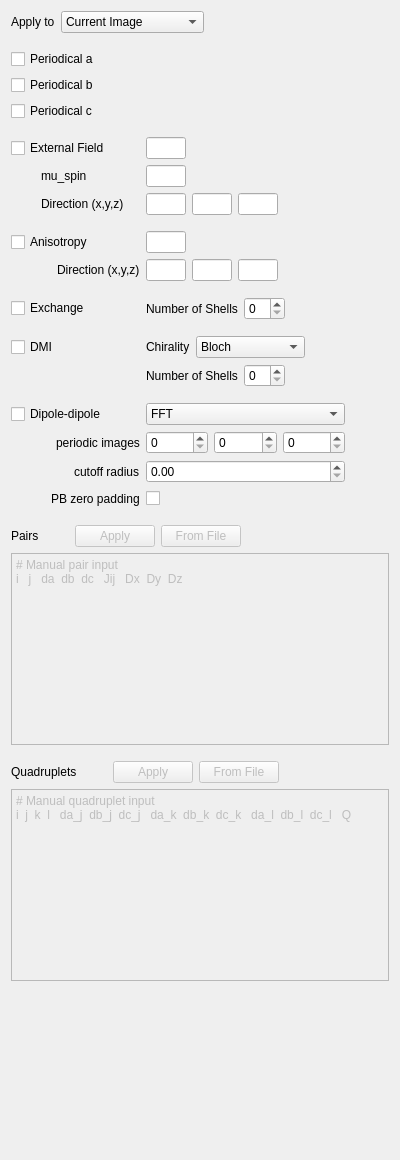
<?xml version="1.0" encoding="UTF-8"?>
<ui version="4.0">
 <class>HamiltonianHeisenbergWidget</class>
 <widget class="QWidget" name="HamiltonianHeisenbergWidget">
  <property name="geometry">
   <rect>
    <x>0</x>
    <y>0</y>
    <width>400</width>
    <height>1160</height>
   </rect>
  </property>
  <property name="windowTitle">
   <string>Form</string>
  </property>
  <layout class="QGridLayout" name="gridLayout">
   <item row="9" column="2">
    <widget class="QScrollArea" name="scrollArea_5">
     <property name="frameShape">
      <enum>QFrame::NoFrame</enum>
     </property>
     <property name="widgetResizable">
      <bool>true</bool>
     </property>
     <widget class="QWidget" name="scrollAreaWidgetContents_4">
      <property name="geometry">
       <rect>
        <x>0</x>
        <y>0</y>
        <width>376</width>
        <height>1136</height>
       </rect>
      </property>
      <layout class="QGridLayout" name="gridLayout_29">
       <property name="leftMargin">
        <number>0</number>
       </property>
       <property name="topMargin">
        <number>0</number>
       </property>
       <property name="rightMargin">
        <number>0</number>
       </property>
       <property name="bottomMargin">
        <number>0</number>
       </property>
       <item row="14" column="0">
        <layout class="QGridLayout" name="gridLayout_2">
         <item row="17" column="1">
          <layout class="QGridLayout" name="gridLayout_dmi">
           <item row="0" column="2">
            <spacer name="horizontalSpacer_6">
             <property name="orientation">
              <enum>Qt::Horizontal</enum>
             </property>
             <property name="sizeHint" stdset="0">
              <size>
               <width>40</width>
               <height>20</height>
              </size>
             </property>
            </spacer>
           </item>
           <item row="0" column="0">
            <widget class="QLabel" name="label_4">
             <property name="text">
              <string>Number of Shells</string>
             </property>
            </widget>
           </item>
           <item row="0" column="1">
            <widget class="QSpinBox" name="spinBox_nshells_dmi"/>
           </item>
          </layout>
         </item>
         <item row="15" column="1">
          <layout class="QGridLayout" name="gridLayout_5">
           <item row="0" column="1">
            <widget class="QComboBox" name="comboBox_dmi_chirality">
             <property name="maximumSize">
              <size>
               <width>120</width>
               <height>16777215</height>
              </size>
             </property>
             <item>
              <property name="text">
               <string>Bloch</string>
              </property>
             </item>
             <item>
              <property name="text">
               <string>Reverse Bloch</string>
              </property>
             </item>
             <item>
              <property name="text">
               <string>Neel</string>
              </property>
             </item>
             <item>
              <property name="text">
               <string>Reverse Neel</string>
              </property>
             </item>
            </widget>
           </item>
           <item row="0" column="0">
            <widget class="QLabel" name="label_5">
             <property name="maximumSize">
              <size>
               <width>55</width>
               <height>16777215</height>
              </size>
             </property>
             <property name="text">
              <string>Chirality</string>
             </property>
            </widget>
           </item>
           <item row="0" column="2">
            <spacer name="horizontalSpacer_7">
             <property name="orientation">
              <enum>Qt::Horizontal</enum>
             </property>
             <property name="sizeHint" stdset="0">
              <size>
               <width>40</width>
               <height>20</height>
              </size>
             </property>
            </spacer>
           </item>
          </layout>
         </item>
         <item row="10" column="0">
          <widget class="QCheckBox" name="checkBox_ani_aniso">
           <property name="text">
            <string>Anisotropy</string>
           </property>
          </widget>
         </item>
         <item row="13" column="1">
          <layout class="QGridLayout" name="gridLayout_exchange">
           <item row="0" column="1">
            <widget class="QSpinBox" name="spinBox_nshells_exchange"/>
           </item>
           <item row="0" column="2">
            <spacer name="horizontalSpacer_5">
             <property name="orientation">
              <enum>Qt::Horizontal</enum>
             </property>
             <property name="sizeHint" stdset="0">
              <size>
               <width>40</width>
               <height>20</height>
              </size>
             </property>
            </spacer>
           </item>
           <item row="0" column="0">
            <widget class="QLabel" name="label_3">
             <property name="text">
              <string>Number of Shells</string>
             </property>
            </widget>
           </item>
          </layout>
         </item>
         <item row="11" column="0">
          <layout class="QGridLayout" name="gridLayout_46">
           <item row="0" column="1">
            <widget class="QLabel" name="label_21">
             <property name="text">
              <string>Direction (x,y,z)</string>
             </property>
            </widget>
           </item>
           <item row="0" column="0">
            <spacer name="horizontalSpacer_36">
             <property name="orientation">
              <enum>Qt::Horizontal</enum>
             </property>
             <property name="sizeHint" stdset="0">
              <size>
               <width>30</width>
               <height>20</height>
              </size>
             </property>
            </spacer>
           </item>
          </layout>
         </item>
         <item row="12" column="1">
          <spacer name="verticalSpacer_6">
           <property name="orientation">
            <enum>Qt::Vertical</enum>
           </property>
           <property name="sizeType">
            <enum>QSizePolicy::Fixed</enum>
           </property>
           <property name="sizeHint" stdset="0">
            <size>
             <width>20</width>
             <height>10</height>
            </size>
           </property>
          </spacer>
         </item>
         <item row="9" column="1">
          <spacer name="verticalSpacer_5">
           <property name="orientation">
            <enum>Qt::Vertical</enum>
           </property>
           <property name="sizeType">
            <enum>QSizePolicy::Fixed</enum>
           </property>
           <property name="sizeHint" stdset="0">
            <size>
             <width>20</width>
             <height>10</height>
            </size>
           </property>
          </spacer>
         </item>
         <item row="7" column="0">
          <widget class="QCheckBox" name="checkBox_extH_aniso">
           <property name="text">
            <string>External Field</string>
           </property>
           <property name="checked">
            <bool>false</bool>
           </property>
           <property name="tristate">
            <bool>false</bool>
           </property>
          </widget>
         </item>
         <item row="7" column="2">
          <spacer name="horizontalSpacer_31">
           <property name="orientation">
            <enum>Qt::Horizontal</enum>
           </property>
           <property name="sizeHint" stdset="0">
            <size>
             <width>40</width>
             <height>20</height>
            </size>
           </property>
          </spacer>
         </item>
         <item row="15" column="0">
          <widget class="QCheckBox" name="checkBox_dmi">
           <property name="text">
            <string>DMI</string>
           </property>
          </widget>
         </item>
         <item row="1" column="0">
          <widget class="QCheckBox" name="checkBox_aniso_periodical_a">
           <property name="text">
            <string>Periodical a</string>
           </property>
          </widget>
         </item>
         <item row="11" column="1">
          <layout class="QGridLayout" name="gridLayout_47">
           <item row="0" column="0">
            <widget class="QLineEdit" name="lineEdit_anix_aniso">
             <property name="maximumSize">
              <size>
               <width>40</width>
               <height>16777215</height>
              </size>
             </property>
            </widget>
           </item>
           <item row="0" column="1">
            <widget class="QLineEdit" name="lineEdit_aniy_aniso">
             <property name="maximumSize">
              <size>
               <width>40</width>
               <height>16777215</height>
              </size>
             </property>
            </widget>
           </item>
           <item row="0" column="2">
            <widget class="QLineEdit" name="lineEdit_aniz_aniso">
             <property name="maximumSize">
              <size>
               <width>40</width>
               <height>16777215</height>
              </size>
             </property>
            </widget>
           </item>
           <item row="0" column="3">
            <spacer name="horizontalSpacer_35">
             <property name="orientation">
              <enum>Qt::Horizontal</enum>
             </property>
             <property name="sizeHint" stdset="0">
              <size>
               <width>40</width>
               <height>20</height>
              </size>
             </property>
            </spacer>
           </item>
          </layout>
         </item>
         <item row="13" column="0">
          <widget class="QCheckBox" name="checkBox_exchange">
           <property name="text">
            <string>Exchange</string>
           </property>
          </widget>
         </item>
         <item row="18" column="1">
          <spacer name="verticalSpacer_7">
           <property name="orientation">
            <enum>Qt::Vertical</enum>
           </property>
           <property name="sizeType">
            <enum>QSizePolicy::Fixed</enum>
           </property>
           <property name="sizeHint" stdset="0">
            <size>
             <width>20</width>
             <height>10</height>
            </size>
           </property>
          </spacer>
         </item>
         <item row="5" column="0">
          <widget class="QCheckBox" name="checkBox_aniso_periodical_c">
           <property name="text">
            <string>Periodical c</string>
           </property>
          </widget>
         </item>
         <item row="7" column="1">
          <layout class="QGridLayout" name="gridLayout_36">
           <item row="0" column="1">
            <widget class="QLineEdit" name="lineEdit_extH_aniso">
             <property name="maximumSize">
              <size>
               <width>40</width>
               <height>16777215</height>
              </size>
             </property>
            </widget>
           </item>
           <item row="0" column="2">
            <spacer name="horizontalSpacer_27">
             <property name="orientation">
              <enum>Qt::Horizontal</enum>
             </property>
             <property name="sizeHint" stdset="0">
              <size>
               <width>40</width>
               <height>20</height>
              </size>
             </property>
            </spacer>
           </item>
          </layout>
         </item>
         <item row="14" column="1">
          <spacer name="verticalSpacer_9">
           <property name="orientation">
            <enum>Qt::Vertical</enum>
           </property>
           <property name="sizeType">
            <enum>QSizePolicy::Fixed</enum>
           </property>
           <property name="sizeHint" stdset="0">
            <size>
             <width>20</width>
             <height>10</height>
            </size>
           </property>
          </spacer>
         </item>
         <item row="19" column="0">
          <widget class="QCheckBox" name="checkBox_ddi">
           <property name="text">
            <string>Dipole-dipole</string>
           </property>
          </widget>
         </item>
         <item row="8" column="1">
          <layout class="QGridLayout" name="gridLayout_32">
           <item row="1" column="1">
            <widget class="QLineEdit" name="lineEdit_extHx_aniso">
             <property name="maximumSize">
              <size>
               <width>40</width>
               <height>16777215</height>
              </size>
             </property>
            </widget>
           </item>
           <item row="1" column="2">
            <widget class="QLineEdit" name="lineEdit_extHy_aniso">
             <property name="maximumSize">
              <size>
               <width>40</width>
               <height>16777215</height>
              </size>
             </property>
            </widget>
           </item>
           <item row="1" column="5">
            <spacer name="horizontalSpacer_24">
             <property name="orientation">
              <enum>Qt::Horizontal</enum>
             </property>
             <property name="sizeHint" stdset="0">
              <size>
               <width>40</width>
               <height>20</height>
              </size>
             </property>
            </spacer>
           </item>
           <item row="1" column="3">
            <widget class="QLineEdit" name="lineEdit_extHz_aniso">
             <property name="maximumSize">
              <size>
               <width>40</width>
               <height>16777215</height>
              </size>
             </property>
            </widget>
           </item>
           <item row="0" column="1">
            <widget class="QLineEdit" name="lineEdit_muSpin_aniso">
             <property name="maximumSize">
              <size>
               <width>40</width>
               <height>16777215</height>
              </size>
             </property>
            </widget>
           </item>
          </layout>
         </item>
         <item row="6" column="1">
          <spacer name="verticalSpacer_4">
           <property name="orientation">
            <enum>Qt::Vertical</enum>
           </property>
           <property name="sizeType">
            <enum>QSizePolicy::Fixed</enum>
           </property>
           <property name="sizeHint" stdset="0">
            <size>
             <width>20</width>
             <height>10</height>
            </size>
           </property>
          </spacer>
         </item>
         <item row="8" column="0">
          <layout class="QGridLayout" name="gridLayout_40">
           <item row="2" column="0">
            <spacer name="horizontalSpacer_32">
             <property name="orientation">
              <enum>Qt::Horizontal</enum>
             </property>
             <property name="sizeType">
              <enum>QSizePolicy::Minimum</enum>
             </property>
             <property name="sizeHint" stdset="0">
              <size>
               <width>30</width>
               <height>20</height>
              </size>
             </property>
            </spacer>
           </item>
           <item row="2" column="1">
            <widget class="QLabel" name="label_15">
             <property name="maximumSize">
              <size>
               <width>100</width>
               <height>16777215</height>
              </size>
             </property>
             <property name="text">
              <string>Direction (x,y,z)</string>
             </property>
            </widget>
           </item>
           <item row="1" column="1">
            <widget class="QLabel" name="label_25">
             <property name="text">
              <string>mu_spin</string>
             </property>
            </widget>
           </item>
          </layout>
         </item>
         <item row="4" column="0">
          <widget class="QCheckBox" name="checkBox_aniso_periodical_b">
           <property name="text">
            <string>Periodical b</string>
           </property>
          </widget>
         </item>
         <item row="10" column="1">
          <layout class="QGridLayout" name="gridLayout_42">
           <item row="0" column="0">
            <widget class="QLineEdit" name="lineEdit_ani_aniso">
             <property name="maximumSize">
              <size>
               <width>40</width>
               <height>16777215</height>
              </size>
             </property>
            </widget>
           </item>
           <item row="0" column="1">
            <spacer name="horizontalSpacer_29">
             <property name="orientation">
              <enum>Qt::Horizontal</enum>
             </property>
             <property name="sizeHint" stdset="0">
              <size>
               <width>40</width>
               <height>20</height>
              </size>
             </property>
            </spacer>
           </item>
          </layout>
         </item>
         <item row="19" column="1">
          <widget class="QComboBox" name="comboBox_ddi_method">
           <item>
            <property name="text">
             <string>FFT</string>
            </property>
           </item>
           <item>
            <property name="text">
             <string>FMM</string>
            </property>
           </item>
           <item>
            <property name="text">
             <string>Cutoff</string>
            </property>
           </item>
          </widget>
         </item>
         <item row="20" column="1">
          <layout class="QGridLayout" name="gridLayout_6">
           <item row="0" column="0">
            <widget class="QSpinBox" name="spinBox_ddi_n_periodic_a"/>
           </item>
           <item row="0" column="1">
            <widget class="QSpinBox" name="spinBox_ddi_n_periodic_b"/>
           </item>
           <item row="0" column="2">
            <widget class="QSpinBox" name="spinBox_ddi_n_periodic_c"/>
           </item>
          </layout>
         </item>
         <item row="21" column="1">
          <widget class="QDoubleSpinBox" name="doubleSpinBox_ddi_radius">
           <property name="maximum">
             <double>1000000.000000000000000</double>
           </property>
          </widget>
          </item>
          <item row="22" column="1">
              <widget class="QCheckBox" name="checkBox_ddi_pb_zero_padding">
              </widget>
         </item>
         <item row="20" column="0">
          <layout class="QGridLayout" name="gridLayout_7">
           <item row="0" column="0">
            <spacer name="horizontalSpacer_8">
             <property name="orientation">
              <enum>Qt::Horizontal</enum>
             </property>
             <property name="sizeHint" stdset="0">
              <size>
               <width>40</width>
               <height>20</height>
              </size>
             </property>
            </spacer>
           </item>
           <item row="0" column="1">
            <widget class="QLabel" name="label_6">
             <property name="text">
              <string>periodic images</string>
             </property>
            </widget>
           </item>
          </layout>
         </item>
         <item row="21" column="0">
          <layout class="QGridLayout" name="gridLayout_8">
           <item row="0" column="0">
            <spacer name="horizontalSpacer_9">
             <property name="orientation">
              <enum>Qt::Horizontal</enum>
             </property>
             <property name="sizeHint" stdset="0">
              <size>
               <width>40</width>
               <height>20</height>
              </size>
             </property>
            </spacer>
           </item>
           <item row="0" column="1">
            <widget class="QLabel" name="label_7">
             <property name="text">
              <string>cutoff radius</string>
             </property>
            </widget>
           </item>
          </layout>
         </item>
         <item row="22" column="0">
          <layout class="QGridLayout" name="gridLayout_9">
           <item row="0" column="0">
            <spacer name="horizontalSpacer_10">
             <property name="orientation">
              <enum>Qt::Horizontal</enum>
             </property>
             <property name="sizeHint" stdset="0">
              <size>
               <width>40</width>
               <height>20</height>
              </size>
             </property>
            </spacer>
           </item>
           <item row="0" column="1">
            <widget class="QLabel" name="label_8">
             <property name="text">
              <string>PB zero padding</string>
             </property>
            </widget>
           </item>
          </layout>
         </item>
        </layout>
       </item>
       <item row="15" column="0">
        <spacer name="verticalSpacer">
         <property name="orientation">
          <enum>Qt::Vertical</enum>
         </property>
         <property name="sizeType">
          <enum>QSizePolicy::Fixed</enum>
         </property>
         <property name="sizeHint" stdset="0">
          <size>
           <width>20</width>
           <height>10</height>
          </size>
         </property>
        </spacer>
       </item>
       <item row="28" column="0">
        <spacer name="verticalSpacer_2">
         <property name="orientation">
          <enum>Qt::Vertical</enum>
         </property>
         <property name="sizeHint" stdset="0">
          <size>
           <width>20</width>
           <height>40</height>
          </size>
         </property>
        </spacer>
       </item>
       <item row="23" column="0">
        <widget class="QPlainTextEdit" name="plainTextEdit_pairs">
         <property name="enabled">
          <bool>false</bool>
         </property>
         <property name="plainText">
          <string># Manual pair input
i   j   da  db  dc   Jij   Dx  Dy  Dz
</string>
         </property>
        </widget>
       </item>
       <item row="21" column="0">
        <layout class="QGridLayout" name="gridLayout_3">
         <item row="0" column="0">
          <widget class="QLabel" name="label">
           <property name="text">
            <string>Pairs</string>
           </property>
          </widget>
         </item>
         <item row="0" column="2">
          <widget class="QPushButton" name="pushButton_pairs_apply">
           <property name="enabled">
            <bool>false</bool>
           </property>
           <property name="text">
            <string>Apply</string>
           </property>
          </widget>
         </item>
         <item row="0" column="3">
          <widget class="QPushButton" name="pushButton_pairs_fromfile">
           <property name="enabled">
            <bool>false</bool>
           </property>
           <property name="text">
            <string>From File</string>
           </property>
          </widget>
         </item>
         <item row="0" column="1">
          <spacer name="horizontalSpacer">
           <property name="orientation">
            <enum>Qt::Horizontal</enum>
           </property>
           <property name="sizeType">
            <enum>QSizePolicy::Fixed</enum>
           </property>
           <property name="sizeHint" stdset="0">
            <size>
             <width>30</width>
             <height>20</height>
            </size>
           </property>
          </spacer>
         </item>
         <item row="0" column="4">
          <spacer name="horizontalSpacer_2">
           <property name="orientation">
            <enum>Qt::Horizontal</enum>
           </property>
           <property name="sizeHint" stdset="0">
            <size>
             <width>40</width>
             <height>20</height>
            </size>
           </property>
          </spacer>
         </item>
        </layout>
       </item>
       <item row="27" column="0">
        <widget class="QPlainTextEdit" name="plainTextEdit_quadruplets">
         <property name="enabled">
          <bool>false</bool>
         </property>
         <property name="plainText">
          <string># Manual quadruplet input
i  j  k  l   da_j  db_j  dc_j   da_k  db_k  dc_k   da_l  db_l  dc_l   Q</string>
         </property>
        </widget>
       </item>
       <item row="24" column="0">
        <spacer name="verticalSpacer_3">
         <property name="orientation">
          <enum>Qt::Vertical</enum>
         </property>
         <property name="sizeType">
          <enum>QSizePolicy::Fixed</enum>
         </property>
         <property name="sizeHint" stdset="0">
          <size>
           <width>20</width>
           <height>10</height>
          </size>
         </property>
        </spacer>
       </item>
       <item row="26" column="0">
        <layout class="QGridLayout" name="gridLayout_4">
         <item row="0" column="2">
          <widget class="QPushButton" name="pushButton_quadruplets_apply">
           <property name="enabled">
            <bool>false</bool>
           </property>
           <property name="text">
            <string>Apply</string>
           </property>
           <property name="flat">
            <bool>false</bool>
           </property>
          </widget>
         </item>
         <item row="0" column="3">
          <widget class="QPushButton" name="pushButton_quadruplets_fromfile">
           <property name="enabled">
            <bool>false</bool>
           </property>
           <property name="text">
            <string>From File</string>
           </property>
          </widget>
         </item>
         <item row="0" column="0">
          <widget class="QLabel" name="label_2">
           <property name="text">
            <string>Quadruplets</string>
           </property>
          </widget>
         </item>
         <item row="0" column="1">
          <spacer name="horizontalSpacer_3">
           <property name="orientation">
            <enum>Qt::Horizontal</enum>
           </property>
           <property name="sizeType">
            <enum>QSizePolicy::Fixed</enum>
           </property>
           <property name="sizeHint" stdset="0">
            <size>
             <width>30</width>
             <height>20</height>
            </size>
           </property>
          </spacer>
         </item>
         <item row="0" column="4">
          <spacer name="horizontalSpacer_4">
           <property name="orientation">
            <enum>Qt::Horizontal</enum>
           </property>
           <property name="sizeHint" stdset="0">
            <size>
             <width>40</width>
             <height>20</height>
            </size>
           </property>
          </spacer>
         </item>
        </layout>
       </item>
       <item row="12" column="0">
        <layout class="QGridLayout" name="gridLayout_37">
         <item row="0" column="0">
          <widget class="QLabel" name="label_32">
           <property name="maximumSize">
            <size>
             <width>60</width>
             <height>16777215</height>
            </size>
           </property>
           <property name="text">
            <string>Apply to</string>
           </property>
          </widget>
         </item>
         <item row="0" column="2">
          <spacer name="horizontalSpacer_26">
           <property name="orientation">
            <enum>Qt::Horizontal</enum>
           </property>
           <property name="sizeHint" stdset="0">
            <size>
             <width>40</width>
             <height>20</height>
            </size>
           </property>
          </spacer>
         </item>
         <item row="0" column="1">
          <widget class="QComboBox" name="comboBox_Hamiltonian_Ani_ApplyTo">
           <property name="minimumSize">
            <size>
             <width>120</width>
             <height>0</height>
            </size>
           </property>
           <item>
            <property name="text">
             <string>Current Image</string>
            </property>
           </item>
           <item>
            <property name="text">
             <string>Current Image Chain</string>
            </property>
           </item>
           <item>
            <property name="text">
             <string>All Images</string>
            </property>
           </item>
          </widget>
         </item>
        </layout>
       </item>
       <item row="13" column="0">
        <spacer name="verticalSpacer_8">
         <property name="orientation">
          <enum>Qt::Vertical</enum>
         </property>
         <property name="sizeType">
          <enum>QSizePolicy::Fixed</enum>
         </property>
         <property name="sizeHint" stdset="0">
          <size>
           <width>20</width>
           <height>10</height>
          </size>
         </property>
        </spacer>
       </item>
      </layout>
     </widget>
    </widget>
   </item>
  </layout>
 </widget>
 <tabstops>
  <tabstop>scrollArea_5</tabstop>
  <tabstop>comboBox_Hamiltonian_Ani_ApplyTo</tabstop>
  <tabstop>checkBox_aniso_periodical_a</tabstop>
  <tabstop>checkBox_aniso_periodical_b</tabstop>
  <tabstop>checkBox_aniso_periodical_c</tabstop>
  <tabstop>checkBox_extH_aniso</tabstop>
  <tabstop>lineEdit_extH_aniso</tabstop>
  <tabstop>lineEdit_muSpin_aniso</tabstop>
  <tabstop>lineEdit_extHx_aniso</tabstop>
  <tabstop>lineEdit_extHy_aniso</tabstop>
  <tabstop>lineEdit_extHz_aniso</tabstop>
  <tabstop>checkBox_ani_aniso</tabstop>
  <tabstop>lineEdit_ani_aniso</tabstop>
  <tabstop>lineEdit_anix_aniso</tabstop>
  <tabstop>lineEdit_aniy_aniso</tabstop>
  <tabstop>lineEdit_aniz_aniso</tabstop>
  <tabstop>checkBox_exchange</tabstop>
  <tabstop>spinBox_nshells_exchange</tabstop>
  <tabstop>checkBox_dmi</tabstop>
  <tabstop>spinBox_nshells_dmi</tabstop>
  <tabstop>checkBox_ddi</tabstop>
  <tabstop>pushButton_pairs_apply</tabstop>
  <tabstop>pushButton_pairs_fromfile</tabstop>
  <tabstop>plainTextEdit_pairs</tabstop>
  <tabstop>pushButton_quadruplets_apply</tabstop>
  <tabstop>pushButton_quadruplets_fromfile</tabstop>
  <tabstop>plainTextEdit_quadruplets</tabstop>
 </tabstops>
 <resources/>
 <connections/>
</ui>
